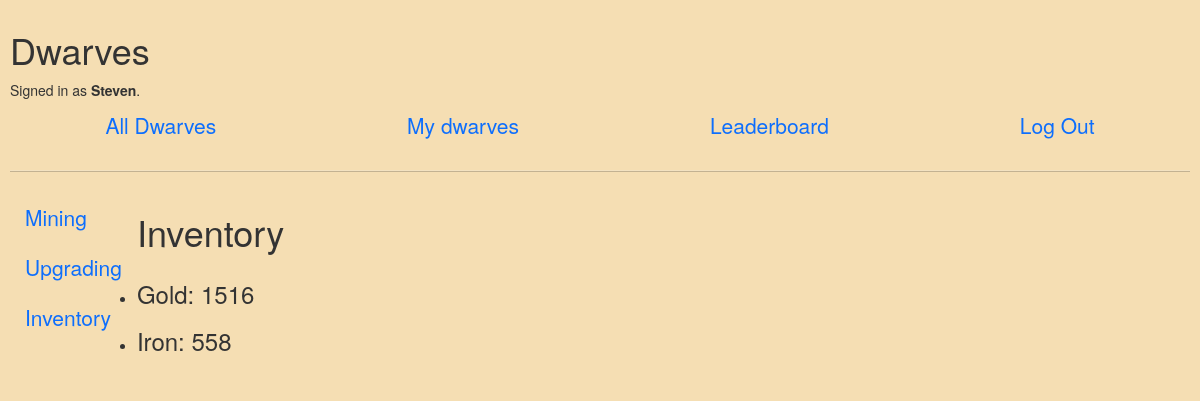
The page /inventory (signed in) on the database as committed earlier.
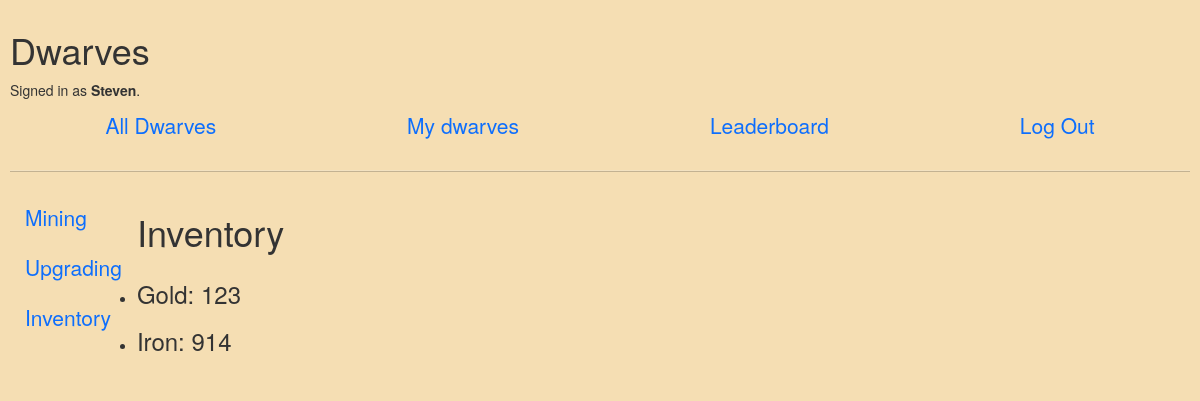
The same page on the database as committed later.
### dwarves/models.py (models this page shows, shortened)
class Mineral(models.Model):
    user = ForeignKey(User,blank=True, null=True, default="", on_delete=CASCADE, related_name="inventory")
    upgrade = ForeignKey(Upgrade,blank=True, null=True, default="", on_delete=CASCADE, related_name="cost")
    mine = ForeignKey(Mine,blank=True, null=True, default="", on_delete=CASCADE, related_name="minerals")
    name = models.CharField(max_length=64, choices=possible_minerals)
    value = models.IntegerField(blank=True, null=True, default=0)
    rarity = models.CharField(max_length=64, blank=True, null=True, default='', choices=[
        ('', ''), ('common', 'Common') ,('uncommon', 'Uncommon'), ('rare', 'Rare'), ('very_rare', 'Very Rare')])

### dwarves/views.py (the view)
# urls.py: path("inventory", views.inventory, name="inventory"),
@login_required(login_url='login')
def inventory(request):
    user_inventory = request.user.inventory.all()
    return render(request, "dwarves/inventory.html", {
        "inventory" : user_inventory,
    })

### dwarves/templates/dwarves/inventory.html
{% extends "dwarves/layout.html" %}
{% block body %}
<h1>Inventory</h1>
<ul>
    <div class="container">
{% for item in inventory %}
    <li><h3>{{ item.name }}: {{ item.value }}</h3></li>
{% endfor %}
    </div>
</ul>
{% endblock %}

Rows that differ between the two databases and show on the page:
changed Mineral "Gold": value "1516" → "123"
changed Mineral "Iron": value "558" → "914"
